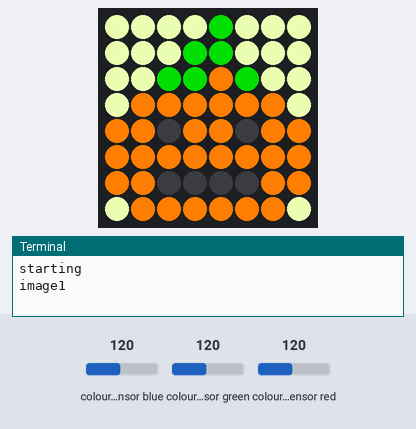
A program run on a simulated Raspberry Pi (BCM pin numbers) with a Sense HAT. On the bench: the Sense HAT's 8×8 RGB LED matrix, the last lines printed to the terminal. The test bench sets the inputs (shaded band); at power-on: colour sensor blue 120, colour sensor green 120, colour sensor red 120. At 7.2 s the program stops and its outputs stay as they are.

Above: at 0.3 s.
At 3.3 s:
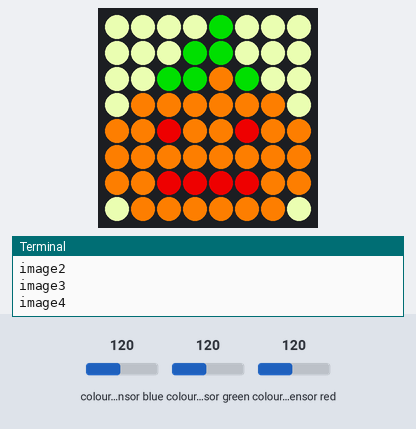
At 5.3 s:
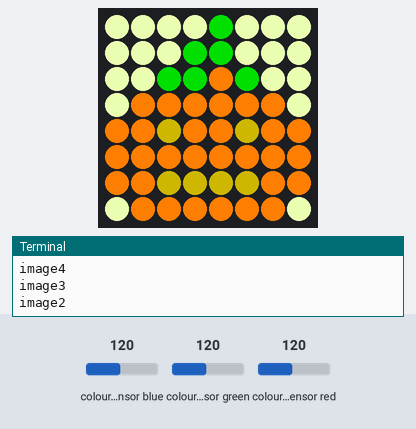

The program:

pumpkin_animation.py
```python
from sense_hat import SenseHat
from time import sleep
sense = SenseHat()
sense.set_rotation(0)
sense.colour.gain = 60
sense.colour.integration_cycles = 64

o = (252, 127, 3)
b = (31, 11, 1)
g = (16, 156, 6)
w = (235, 255, 183)
y = (115, 103, 16)
f1 = (174, 127, 3)
f2 = (205, 46, 3)

for i in range(28):
    rgb = sense.colour
    c = (rgb.red, rgb.green, rgb.blue)

    image1= [
    w, w, w, w, g, w, w, w,
    w, w, w, g, g, w, w, w,
    w, w, g, g, o, g, w, w,
    w, o, o, o, o, o, o, w,
    o, o, b, o, o, b, o, o,
    o, o, o, o, o, o, o, o,
    o, o, b, b, b, b, o, o,
    w, o, o, o, o, o, o, w]

image2= [
    w, w, w, w, g, w, w, w,
    w, w, w, g, g, w, w, w,
    w, w, g, g, o, g, w, w,
    w, o, o, o, o, o, o, w,
    o, o, y, o, o, y, o, o,
    o, o, o, o, o, o, o, o,
    o, o, y, y, y, y, o, o,
    w, o, o, o, o, o, o, w]

image3= [
    w, w, w, w, g, w, w, w,
    w, w, w, g, g, w, w, w,
    w, w, g, g, o, g, w, w,
    w, o, o, o, o, o, o, w,
    o, o, f1, o, o, f1, o, o,
    o, o, o, o, o, o, o, o,
    o, o, f1, f1, f1, f1, o, o,
    w, o, o, o, o, o, o, w]

image4= [
    w, w, w, w, g, w, w, w,
    w, w, w, g, g, w, w, w,
    w, w, g, g, o, g, w, w,
    w, o, o, o, o, o, o, w,
    o, o, f2, o, o, f2, o, o,
    o, o, o, o, o, o, o, o,
    o, o, f2, f2, f2, f2, o, o,
    w, o, o, o, o, o, o, w]

print("starting")
sleep(0.2)
sense.set_pixels(image1)
print("image1")
sleep(1)
sense.set_pixels(image2)
print("image2")
sleep(1)
sense.set_pixels(image3)
print("image3")
sleep(1)
sense.set_pixels(image4)
print("image4")
sleep(1)
sense.set_pixels(image3)
print("image3")
sleep(1)
sense.set_pixels(image2)
print("image2")
sleep(1)
sense.set_pixels(image1)
print("image1")
sleep(1)
print("finished")
```

Measured:
- what the display in image 0 shows lasts 1.0 s, from 0.2 s to 1.2 s
